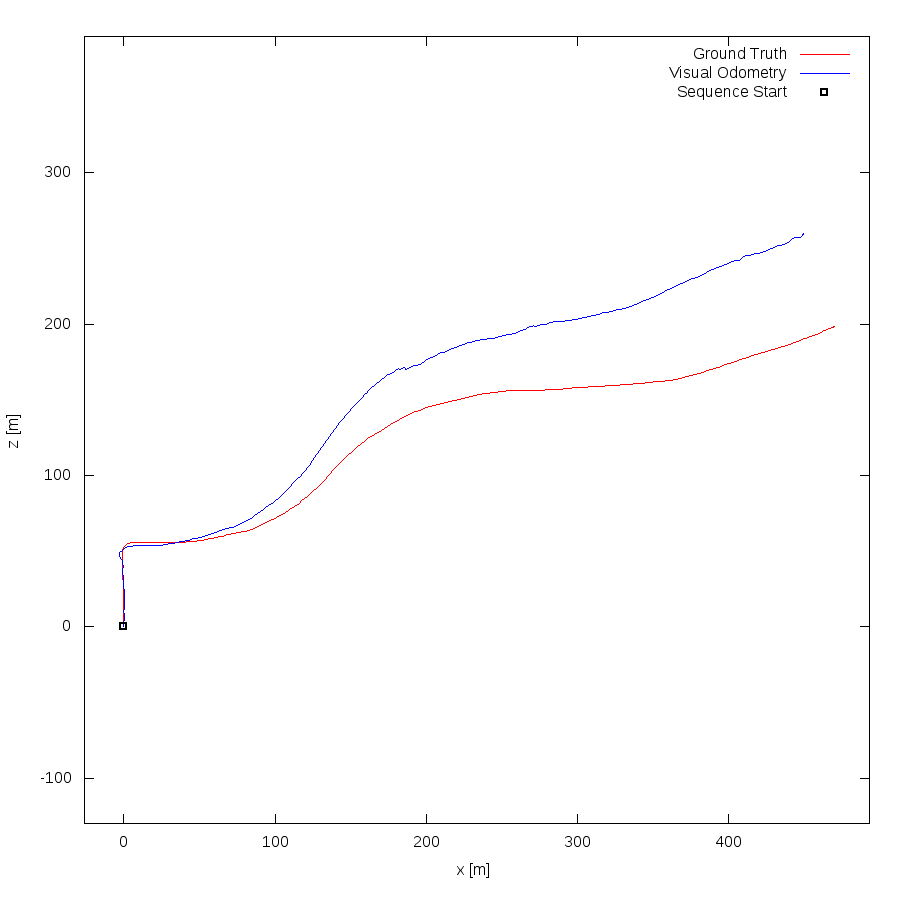

The script that drew this image:
set term postscript eps enhanced color
set output "03.eps"
set size ratio -1
set xrange [-26:493]
set yrange [-130:390]
set xlabel "x [m]"
set ylabel "z [m]"
plot "03.txt" using 1:2 lc rgb "#FF0000" title 'Ground Truth' w lines,"03.txt" using 3:4 lc rgb "#0000FF" title 'Visual Odometry' w lines,"< head -1 03.txt" using 1:2 lc rgb "#000000" pt 4 ps 1 lw 2 title 'Sequence Start' w points
